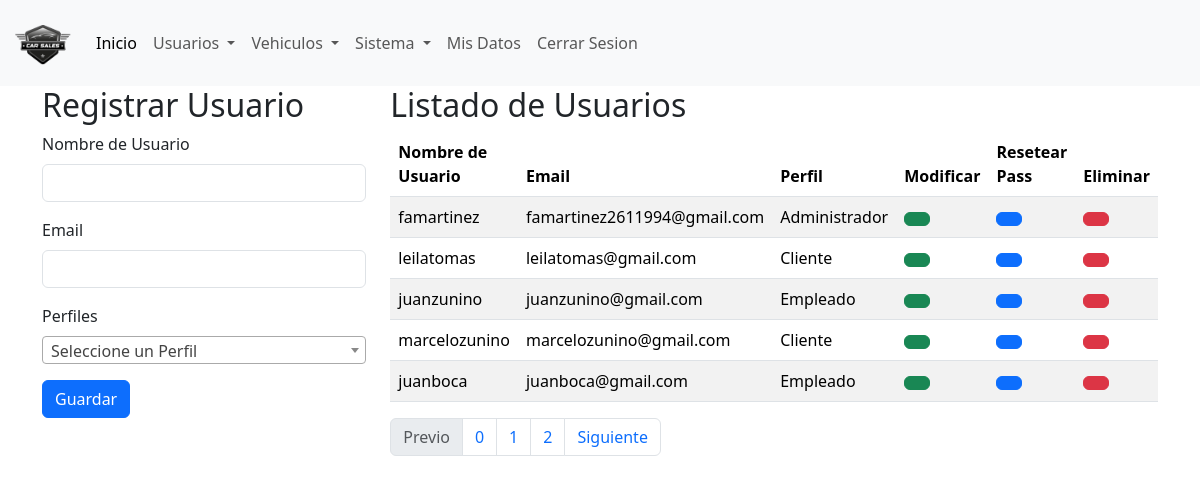
Page /Proyecto_Septiembre_02/index.php?page=listado_usuarios (signed in) on the committed database.
### tables this page shows
CREATE TABLE `usuarios` (
  `idusuarios` int NOT NULL AUTO_INCREMENT,
  `username` varchar(45) NOT NULL,
  `password` varchar(150) NOT NULL,
  `email` varchar(60) NOT NULL,
  `fecha_alta` date DEFAULT NULL,
  `fecha_baja` date DEFAULT NULL,
  `activo_usuario` tinyint(1) NOT NULL DEFAULT '1',
  `perfiles_idperfiles` int NOT NULL,
  `personas_idpersonas` int DEFAULT NULL,
  PRIMARY KEY (`idusuarios`),
  KEY `fk_Usuarios_perfiles1_idx` (`perfiles_idperfiles`),
  KEY `fk_Usuarios_Personas1_idx` (`personas_idpersonas`),
  CONSTRAINT `fk_Usuarios_perfiles1` FOREIGN KEY (`perfiles_idperfiles`) REFERENCES `perfiles` (`idperfiles`),
  CONSTRAINT `fk_Usuarios_Personas1` FOREIGN KEY (`personas_idpersonas`) REFERENCES `personas` (`idpersonas`)
);

CREATE TABLE `perfiles` (
  `idperfiles` int NOT NULL AUTO_INCREMENT,
  `descripcion` varchar(45) NOT NULL,
  `activo_perfil` tinyint(1) NOT NULL DEFAULT '1',
  PRIMARY KEY (`idperfiles`)
);

### Proyecto_Septiembre_02/controladores/plantilla.controlador.php (called while the page is built)
<?php
class PlantillaControlador {
    public function traer_plantilla(){
        return include('vistas/plantilla.php');
    }
}
?>

### Proyecto_Septiembre_02/index.php (called while the page is built, shortened)
<?php
require_once('modelos/usuarios.php');
require_once('controladores/plantilla.controlador.php');
$plantilla = new PlantillaControlador();
$plantilla->traer_plantilla();
?>

### Proyecto_Septiembre_02/modelos/usuarios.php (called while the page is built, shortened)
<?php
require_once('conexion.php');
class Usuario extends Paginacion {
public function traer_cantidad_usuario(){
        $conexion = new Conexion();
        $query = "SELECT count(*) as total FROM usuarios WHERE activo_usuario = 1";
        return $conexion->consultar($query);
}
public function traer_usuarios(){
        $conexion = new Conexion();
        $query = "SELECT * FROM usuarios INNER JOIN perfiles on perfiles.idperfiles = usuarios.perfiles_idperfiles WHERE activo_usuario = 1 limit $this->pagina_actual,$this->paginacion";
        return $conexion->consultar($query);
}
}
?>

### Proyecto_Septiembre_02/modelos/conexion.php (called while the page is built, shortened)
<?php
class Conexion{
    private $_con;
    private $servidor;
    private $usuario;
    private $password;
    private $base_datos;
    public function __construct() {
        $this->servidor = 'localhost';
        $this->usuario = 'root';
        $this->password = 'Fabio38096227';
        $this->base_datos = 'car_sales_2024';
    }
    public function conectar(){
        $this->_con = new mysqli($this->servidor, $this->usuario, $this->password, $this->base_datos);
    }
    public function consultar($query){
        $resultado = $this->_con->query($query);
        return $resultado;
    }
}
?>

### Proyecto_Septiembre_02/vistas/paginas/listado_usuarios.php (the view, shortened to what this page needs)
<?php
$total_registros = 0;
$usuario = new Usuario();
$result_usuarios_ = $usuario->traer_cantidad_usuario();
foreach($result_usuarios_ as $usuario_1){
    $total_registros = $usuario_1['total'];
}
$result_usuarios = $usuario->traer_usuarios();
?>
<div class="row">
    <div class="col">
        <h2>Registrar Usuario</h2>
        <form method="POST" action="controladores/usuarios/usuarios.controlador.php">
            <div class="mb-3">
                <label for="exampleInputEmail1" class="form-label">Nombre de Usuario</label>
                <input type="text" name="username" onfocusout="validate_username(event)" class="form-control" id="id_username" aria-describedby="emailHelp">
            </div>
            <div class="mb-3">
                <label for="exampleInputEmail1" class="form-label">Email</label>
                <input type="email" name="email" onfocusout="validate_email(event)" class="form-control" id="id_email" aria-describedby="emailHelp">
            </div>
            <div class="mb-3">
                <label for="disabledSelect" class="form-label">Perfiles</label>
            </div>
            <button type="submit" class="btn btn-primary">
                Guardar
            </button>
        </form>
    </div>
    <div class="col">
        <h2>Listado de Usuarios</h2>
        <table class="table table-striped">
            <thead>
                <tr>
                <th>Nombre de Usuario</th>
                <th>Email</th>
                <th>Perfil</th>
                <th>Modificar</th>
                <th>Resetear Pass</th>
                <th>Eliminar</th>
                </tr>
            </thead>
            <tbody>
                <?php
                    foreach($result_usuarios as $usuario_){
                ?>
                <tr>
                <td><?= $usuario_['username']; ?></td>
                <td><?= $usuario_['email']; ?></td>
                <td><?= $usuario_['descripcion']; ?></td>
                <td>
                    <a href="index.php?page=listado_usuarios&idusuarios=<?=$usuario_['idusuarios']; ?>&nombre=<?=$usuario_['username'];?>" class="btn btn-success" type="button">
                    </a>
                </td>
                <td>
                    <form method="POST" action="controladores/usuarios/usuarios.controlador.php">
                        <button class="btn btn-primary" type="submit"><i class="fa-solid fa-rotate-right"></i></button>
                    </form>
                </td>
                <td>
                    <form method="POST" action="controladores/usuarios/usuarios.controlador.php">
                        <button onclick="return eliminar()" class="btn btn-danger" type="submit"><i class="fa-solid fa-trash"></i></button>
                    </form>
                </td>
                </tr>
                        <?php
                        }
                        ?>
            </tbody>
        </table>
        <nav aria-label="...">
            <ul class="pagination">
            <li class="page-item <?php if($usuario->pagina_actual == 0){echo 'disabled';} ?>">
                <a class="page-link" href="index.php?page=listado_usuarios&pagina_actual=<?= $usuario->pagina_actual - 1 ?>">Previo</a>
            </li>
            <li class="page-item"><a class="page-link" href="index.php?page=listado_usuarios&pagina_actual=<?= $usuario->pagina_actual - 1 ?>"><?= $usuario->pagina_actual ?></a></li>
            <li class="page-item"><a class="page-link" href="index.php?page=listado_usuarios&pagina_actual=<?= $usuario->pagina_actual ?>"><?= $usuario->pagina_actual + 1 ?></a></li>
            <li class="page-item"><a class="page-link" href="index.php?page=listado_usuarios&pagina_actual=<?= $usuario->pagina_actual + 1 ?>"><?= $usuario->pagina_actual + 2 ?></a></li>
            <li class="page-item <?php if($usuario->pagina_actual == $total_registros - 1){echo 'disabled';} ?>">
                <a class="page-link" href="index.php?page=listado_usuarios&pagina_actual=<?= $usuario->pagina_actual + 1 ?>">Siguiente</a>
            </li>
            </ul>
        </nav>
    </div>
</div>

### Proyecto_Septiembre_02/vistas/plantilla.php (shortened to what this page needs)
<!DOCTYPE html>
<html lang="en">
<head>
    <link href="assets/css/bootstrap.min.css" rel="stylesheet">
    <link href="assets/css/select2.min.css" rel="stylesheet" />
    <link rel="stylesheet" href="assets/css/style.css">
</head>
<body>
    <?php
        if(isset($_SESSION['descripcion'])){
            switch($_SESSION['descripcion']){
                case "Administrador":
                    include('vistas/componentes/navbar_admin.php');
                    break;
            }
        } else {
            include('vistas/componentes/navbar_principal.php');
        }
    ?>
    <div class="container">
        <?php
            if(isset($_GET['page']))
                    if($_GET['page'] == 'login'
                    || $_GET['page'] == 'contacto'
                    || $_GET['page'] == 'nosotros'
                    || $_GET['page'] == 'registrarse'){
                        include('vistas/paginas/'.$_GET['page'].'.php');
                    }
            elseif(isset($_GET['page'])){
                if(isset($_SESSION['username'])){
                    if($_GET['page'] == 'login'
                    || $_GET['page'] == 'listado_usuarios'
                    || $_GET['page'] == 'listado_modulos'
                    || $_GET['page'] == 'listado_vehiculos'
                    || $_GET['page'] == 'cambiar_password'
                    || $_GET['page'] == 'bienvenida'
                    || $_GET['page'] == 'formulario_perfil'
                    || $_GET['page'] == 'form_tablas_maestras'
                    || $_GET['page'] == 'salida'){
                        include('vistas/paginas/'.$_GET['page'].'.php');
                    }else{
                        include('vistas/paginas/errores/404.php');
                    }
                }else{
                    include('vistas/paginas/errores/403.php');
                }
            }else{
                if(isset($_SESSION['username'])){
                    include('vistas/paginas/bienvenida.php');
                }else{
                    exit();
                }
            }
        ?>
    </div>
</body>
</html>

### Proyecto_Septiembre_02/vistas/componentes/navbar_admin.php (shortened to what this page needs)
<nav class="navbar navbar-expand-lg bg-body-tertiary">
    <div class="container-fluid">
        <a class="navbar-brand" href="#">
            <img style="width: 60px; height:60px;" src="assets/img/LOGO-Modificado.png" alt="Logo">
        </a>
        <div class="collapse navbar-collapse" id="navbarNavDropdown">
        <ul class="navbar-nav">
            <li class="nav-item">
            <a class="nav-link active" aria-current="page" href="index.php?page=bienvenida">Inicio</a>
            </li>
            <li class="nav-item dropdown">
            <a class="nav-link dropdown-toggle" href="#" role="button" data-bs-toggle="dropdown" aria-expanded="false">
                Usuarios
            </a>
            </li>
            <li class="nav-item dropdown">
            <a class="nav-link dropdown-toggle" href="#" role="button" data-bs-toggle="dropdown" aria-expanded="false">
                Vehiculos
            </a>
            </li>
            <li class="nav-item dropdown">
            <a class="nav-link dropdown-toggle" href="#" role="button" data-bs-toggle="dropdown" aria-expanded="false">
                Sistema
            </a>
            </li>
            <li class="nav-item">
            <a class="nav-link" href="index.php?page=formulario_perfil">Mis Datos</a>
            </li>
            <li class="nav-item">
            <a class="nav-link" href="index.php?page=salida">Cerrar Sesion</a>
            </li>
        </ul>
        </div>
    </div>
</nav>

### rows in the picture
usuarios: username "famartinez", email "famartinez2611994@gmail.com", perfiles_idperfiles.descripcion "Administrador"
usuarios: username "leilatomas", email "leilatomas@gmail.com", perfiles_idperfiles.descripcion "Cliente"
usuarios: username "juanzunino", email "juanzunino@gmail.com", perfiles_idperfiles.descripcion "Empleado"
usuarios: username "marcelozunino", email "marcelozunino@gmail.com", perfiles_idperfiles.descripcion "Cliente"
usuarios: username "juanboca", email "juanboca@gmail.com", perfiles_idperfiles.descripcion "Empleado"

### other values in the picture
$usuario->pagina_actual "0"
$usuario->pagina_actual + 1 "1"
$usuario->pagina_actual + 2 "2"
